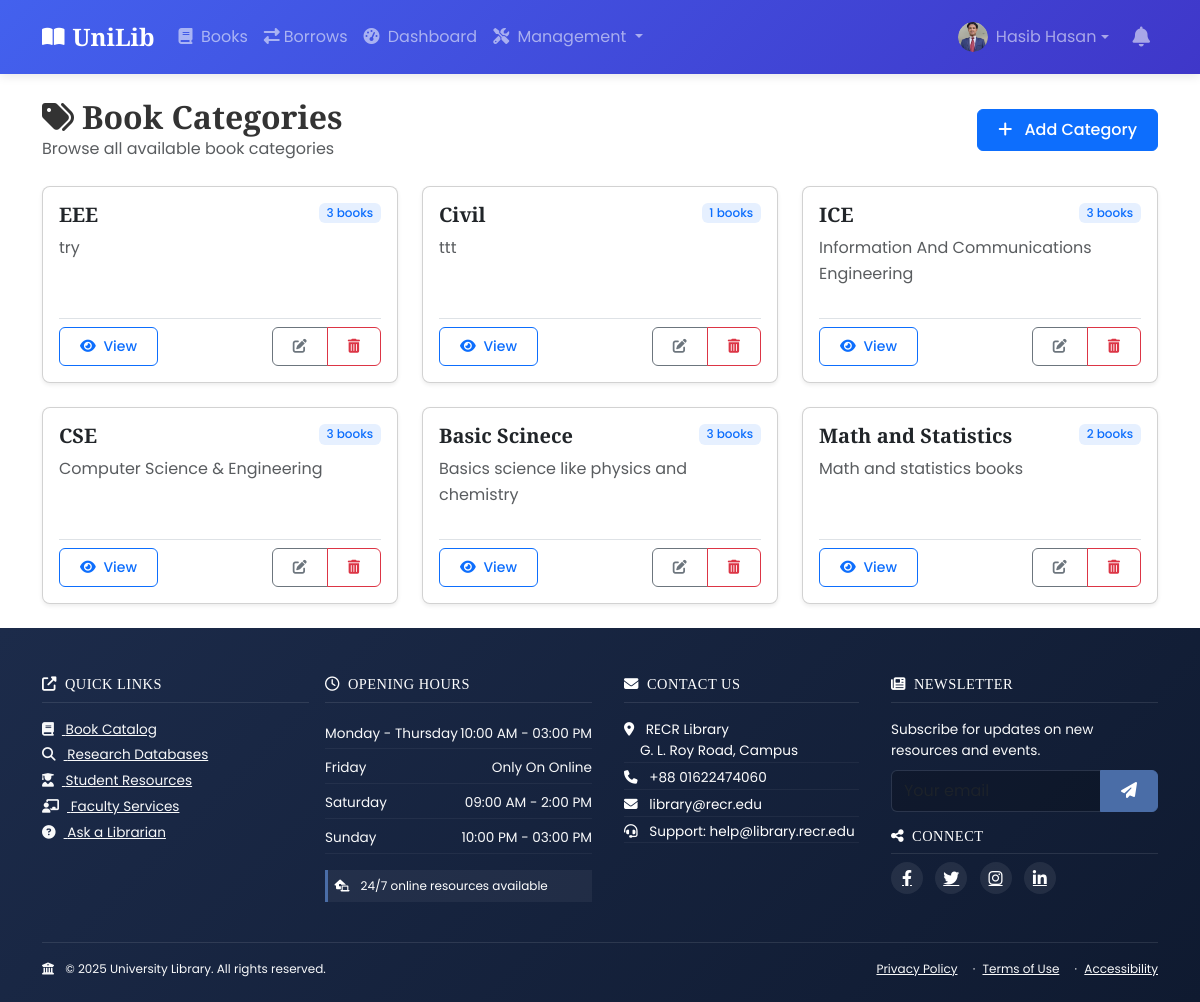
Screenshot of /books/categories/ (signed in) with the database file from the repository.
### accounts/models.py (models this page shows, shortened)
class User(AbstractUser):
    email = models.EmailField(unique=True)
    class Role(models.TextChoices):
        ADMIN = 'ADMIN', _('Admin')
        LIBRARIAN = 'LIBRARIAN', _('Librarian')
        STUDENT = 'STUDENT', _('Student')
        FACULTY = 'FACULTY', _('Faculty')
    role = models.CharField(max_length=10, choices=Role.choices, default=Role.STUDENT)
    university_id = models.CharField(max_length=20, unique=True)
    phone = models.CharField(max_length=15, blank=True)
    address = models.TextField(blank=True)
    profile_picture = models.ImageField(upload_to='profile_pics/', blank=True, null=True)
    def is_admin(self):
        return self.role == self.Role.ADMIN
    def is_librarian(self):
        return self.role == self.Role.LIBRARIAN
    def get_profile_picture(self):
        if self.profile_picture and hasattr(self.profile_picture, 'url'):
            return self.profile_picture.url
        return '/static/images/default_profile.png'

### books/models.py (models this page shows, shortened)
class Category(models.Model):
    name = models.CharField(max_length=100, unique=True)
    description = models.TextField(blank=True)

### books/views.py (the view)
# urls.py: path('categories/', CategoryListView.as_view(), name='category-list'),
class CategoryListView(ListView):
    model = Category
    template_name = 'books/category_list.html'
    context_object_name = 'categories'

### books/templates/books/category_list.html (shortened to what this page needs)
{% extends 'base.html' %}
{% block content %}
<div class="container py-4 animate__animated animate__fadeIn">
    <div class="d-flex justify-content-between align-items-center mb-4">
        <div>
            <h2 class="mb-0">
                <i class="fas fa-tags me-2"></i>Book Categories
            </h2>
            <p class="text-muted mb-0">Browse all available book categories</p>
        </div>
        {% if user.is_admin or user.is_librarian %}
        <a href="{% url 'category-create' %}" class="btn btn-primary">
            <i class="fas fa-plus me-2"></i> Add Category
        </a>
        {% endif %}
    </div>
    {% if categories %}
    <div class="row g-4">
        {% for category in categories %}
        <div class="col-lg-4 col-md-6">
            <div class="card shadow-sm hover-shadow h-100">
                <div class="card-body d-flex flex-column">
                    <div class="d-flex justify-content-between align-items-start mb-2">
                        <h5 class="card-title mb-0">{{ category.name }}</h5>
                        <span class="badge bg-primary bg-opacity-10 text-primary">
                            {{ category.book_set.count }} books
                        </span>
                    </div>
                    {% if category.description %}
                    <p class="card-text text-muted flex-grow-1">
                        {{ category.description|truncatewords:25 }}
                    </p>
                    {% endif %}
                    <div class="d-flex justify-content-between align-items-center mt-3 pt-2 border-top">
                        <a href="{% url 'category-detail' category.pk %}" class="btn btn-sm btn-outline-primary">
                            <i class="fas fa-eye me-1"></i> View
                        </a>
                        {% if user.is_admin or user.is_librarian %}
                        <div class="btn-group">
                            <a href="{% url 'category-update' category.pk %}" class="btn btn-sm btn-outline-secondary">
                                <i class="fas fa-edit"></i>
                            </a>
                            <a href="{% url 'category-delete' category.pk %}" class="btn btn-sm btn-outline-danger">
                                <i class="fas fa-trash-alt"></i>
                            </a>
                        </div>
                        {% endif %}
                    </div>
                </div>
            </div>
        </div>
        {% endfor %}
    </div>
    {% endif %}
</div>
{% endblock %}

### templates/base.html (shortened to what this page needs)
{% load static %}
<!DOCTYPE html>
<html lang="en">
<head>
    <link href="https://cdn.jsdelivr.net/npm/bootstrap@5.3.0/dist/css/bootstrap.min.css" rel="stylesheet">
    <link rel="stylesheet" href="https://cdnjs.cloudflare.com/ajax/libs/font-awesome/6.4.0/css/all.min.css">
    <link rel="stylesheet" href="https://cdnjs.cloudflare.com/ajax/libs/animate.css/4.1.1/animate.min.css"/>
    <link rel="stylesheet" href="{% static 'css/style.css' %}">
</head>
<body class="d-flex flex-column min-vh-100">
    <nav class="navbar navbar-expand-lg navbar-dark bg-gradient-primary">
        <div class="container">
            <a class="navbar-brand d-flex align-items-center" href="{% url 'home' %}">
                <i class="fas fa-book-open me-2"></i>
                <span class="brand-text">UniLib</span>
            </a>
            <div class="collapse navbar-collapse" id="navbarNav">
                <ul class="navbar-nav me-auto">
                    <li class="nav-item">
                        <a class="nav-link" href="{% url 'book-list' %}">
                            <i class="fas fa-book me-1"></i> Books
                        </a>
                    </li>
                    {% if user.is_authenticated %}
                    <li class="nav-item">
                        <a class="nav-link" href="{% url 'borrow-list' %}">
                            <i class="fas fa-exchange-alt me-1"></i>Borrows
                        </a>
                    </li>
                    <li class="nav-item">
                        <a class="nav-link" href="{% url 'dashboard' %}">
                            <i class="fas fa-tachometer-alt me-1"></i> Dashboard
                        </a>
                    </li>
                    {% if user.is_admin or user.is_librarian %}
                    <li class="nav-item dropdown">
                        <a class="nav-link dropdown-toggle" href="#" id="adminDropdown" role="button" data-bs-toggle="dropdown">
                            <i class="fas fa-tools me-1"></i> Management
                        </a>
                    </li>
                    {% endif %}
                    {% endif %}
                </ul>
                <ul class="navbar-nav">
                {% if user.is_authenticated %}
                <li class="nav-item dropdown me-2">
                    <a class="nav-link dropdown-toggle d-flex align-items-center" href="#" id="userDropdown" role="button" data-bs-toggle="dropdown">
                        <div class="avatar avatar-sm me-2">
                            <img src="{{ user.get_profile_picture }}" class="rounded-circle" alt="Profile">
                        </div>
                        <span class="d-none d-lg-inline">{{ user.get_full_name|default:user.username }}</span>
                    </a>
                </li>
                <li class="nav-item d-flex align-items-center">
                    <a class="nav-link position-relative" href="{% url 'notification-list' %}">
                        <i class="fas fa-bell fa-lg"></i>
                    </a>
                </li>
                {% endif %}
            </ul>
            </div>
        </div>
    </nav>
    <main class="flex-grow-1">
        {% block content %}{% endblock %}
    </main>
    <footer class="library-footer bg-dark-blue text-white pt-5 pb-4">
        <div class="container">
            <div class="row gx-3">
                <div class="col-lg-3 col-md-6 mb-4 px-2">
                    <h5 class="text-uppercase text-white mb-3 pb-2 section-header">
                        <i class="fas fa-external-link-alt me-2"></i>Quick Links
                    </h5>
                    <ul class="list-unstyled footer-links">
                        <li class="mb-1">
                            <a href="{% url 'book-list' %}" class="text-light hover-accent">
                                <i class="fas fa-book me-2"></i>
                                Book Catalog
                            </a>
                        </li>
                        <li class="mb-1">
                            <a href="https://www.ru.ac.bd/ier/" class="text-light hover-accent" target='blank'>
                                <i class="fas fa-search me-2"></i>
                                Research Databases
                            </a>
                        </li>
                        <li class="mb-1">
                            <a href="https://www.ru.ac.bd/publications/" class="text-light hover-accent" target='blank'>
                                <i class="fas fa-user-graduate me-2"></i>
                                Student Resources
                            </a>
                        </li>
                        <li class="mb-1">
                            <a href="https://www.ru.ac.bd/faculties/" class="text-light hover-accent" target='blank'>
                                <i class="fas fa-chalkboard-teacher me-2"></i>
                                Faculty Services
                            </a>
                        </li>
                        <li>
                            <a href="https://www.facebook.com/sadrul.sabbir" class="text-light hover-accent" target='blank'>
                                <i class="fas fa-question-circle me-2"></i>
                                Ask a Librarian
                            </a>
                        </li>
                    </ul>
                </div>
                <div class="col-lg-3 col-md-6 mb-4 px-2">
                    <h5 class="text-uppercase text-white mb-3 pb-2 section-header">
                        <i class="far fa-clock me-2"></i>Opening Hours
                    </h5>
                    <ul class="list-unstyled text-light footer-hours">
                        <li class="d-flex justify-content-between mb-1 py-1 hour-item">
                            <span>Monday - Thursday</span>
                            <span>10:00 AM - 03:00 PM</span>
                        </li>
                        <li class="d-flex justify-content-between mb-1 py-1 hour-item">
                            <span>Friday</span>
                            <span>Only On Online</span>
                        </li>
                        <li class="d-flex justify-content-between mb-1 py-1 hour-item">
                            <span>Saturday</span>
                            <span>09:00 AM - 2:00 PM</span>
                        </li>
                        <li class="d-flex justify-content-between py-1 hour-item">
                            <span>Sunday</span>
                            <span>10:00 PM - 03:00 PM</span>
                        </li>
                    </ul>
                    <div class="online-resources-notice mt-2">
                        <i class="fas fa-laptop-house me-2"></i>
                        24/7 online resources available
                    </div>
                </div>
                <div class="col-lg-3 col-md-6 mb-4 px-4">
                    <h5 class="text-uppercase text-white mb-3 pb-2 section-header">
                        <i class="fas fa-envelope me-2"></i>Contact Us
                    </h5>
                    <address class="footer-contact">
                        <div class="mb-1 contact-item">
                            <i class="fas fa-map-marker-alt me-2"></i>
                            RECR Library<br>
                            <span class="ms-3 d-inline-block">G. L. Roy Road, Campus</span>
                        </div>
                        <div class="mb-1 contact-item">
                            <i class="fas fa-phone me-2"></i>
                            +88 01622474060
                        </div>
                        <div class="mb-1 contact-item">
                            <i class="fas fa-envelope me-2"></i>
                            library@recr.edu
                        </div>
                        <div class="contact-item">
                            <i class="fas fa-headset me-2"></i>
                            Support: help@library.recr.edu
                        </div>
                    </address>
                </div>
                <div class="col-lg-3 col-md-6 px-2">
                    <h5 class="text-uppercase text-white mb-3 pb-2 section-header">
                        <i class="fas fa-newspaper me-2"></i>Newsletter
                    </h5>
                    <p class="text-light mb-2 footer-text">
                        Subscribe for updates on new resources and events.
                    </p>
                    <form class="mb-3 newsletter-form">
                        <div class="input-group">
                            <input type="email" class="form-control bg-library-dark border-light-10 text-light" placeholder="Your email">
                            <button class="btn btn-accent" type="submit">
                                <i class="fas fa-paper-plane"></i>
                            </button>
                        </div>
                    </form>
                    <h5 class="text-uppercase text-white mt-3 mb-2 pb-2 section-header">
                        <i class="fas fa-share-alt me-2"></i>Connect
                    </h5>
                    <div class="social-icons">
                        <a href="#" class="social-icon me-2">
                            <i class="fab fa-facebook-f"></i>
                        </a>
                        <a href="#" class="social-icon me-2">
                            <i class="fab fa-twitter"></i>
                        </a>
                        <a href="#" class="social-icon me-2">
                            <i class="fab fa-instagram"></i>
                        </a>
                        <a href="#" class="social-icon">
                            <i class="fab fa-linkedin-in"></i>
                        </a>
                    </div>
                </div>
            </div>
            <div class="border-top border-light-10 pt-3 mt-3">
                <div class="row align-items-center">
                    <div class="col-md-6 mb-2 mb-md-0">
                        <p class="text-light mb-0 copyright-text">
                            <i class="fas fa-university me-2"></i>
                            © {% now "Y" %} University Library. All rights reserved.
                        </p>
                    </div>
                    <div class="col-md-6 text-md-end">
                        <ul class="list-inline mb-0 legal-links">
                            <li class="list-inline-item">
                                <a href="#" class="text-light hover-accent">
                                    Privacy Policy
                                </a>
                            </li>
                            <li class="list-inline-item mx-1">·</li>
                            <li class="list-inline-item">
                                <a href="#" class="text-light hover-accent">
                                    Terms of Use
                                </a>
                            </li>
                            <li class="list-inline-item mx-1">·</li>
                            <li class="list-inline-item">
                                <a href="#" class="text-light hover-accent">
                                    Accessibility
                                </a>
                            </li>
                        </ul>
                    </div>
                </div>
            </div>
        </div>
    </footer>
</body>
</html>

### rows the page displays
User: get_profile_picture (picture), get_full_name "Hasib Hasan"
Category: name "EEE", book_set.count "3", description "try"
Category: name "Civil", book_set.count "1", description "ttt"
Category: name "ICE", book_set.count "3", description "Information And Communications Engineering"
Category: name "CSE", book_set.count "3", description "Computer Science & Engineering"
Category: name "Basic Scinece", book_set.count "3", description "Basics science like physics and chemistry"
Category: name "Math and Statistics", book_set.count "2", description "Math and statistics books"
